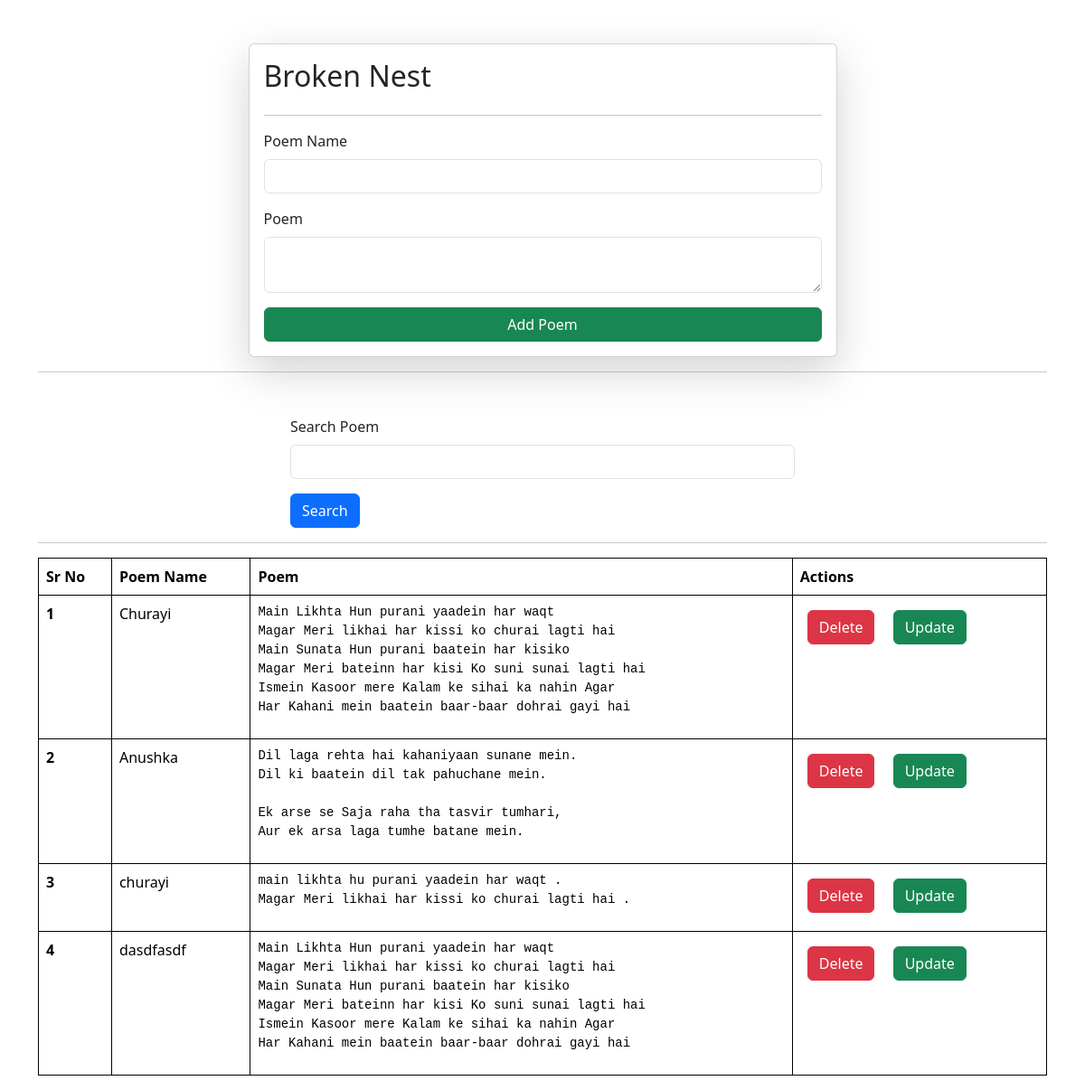
The app's page /, older data.
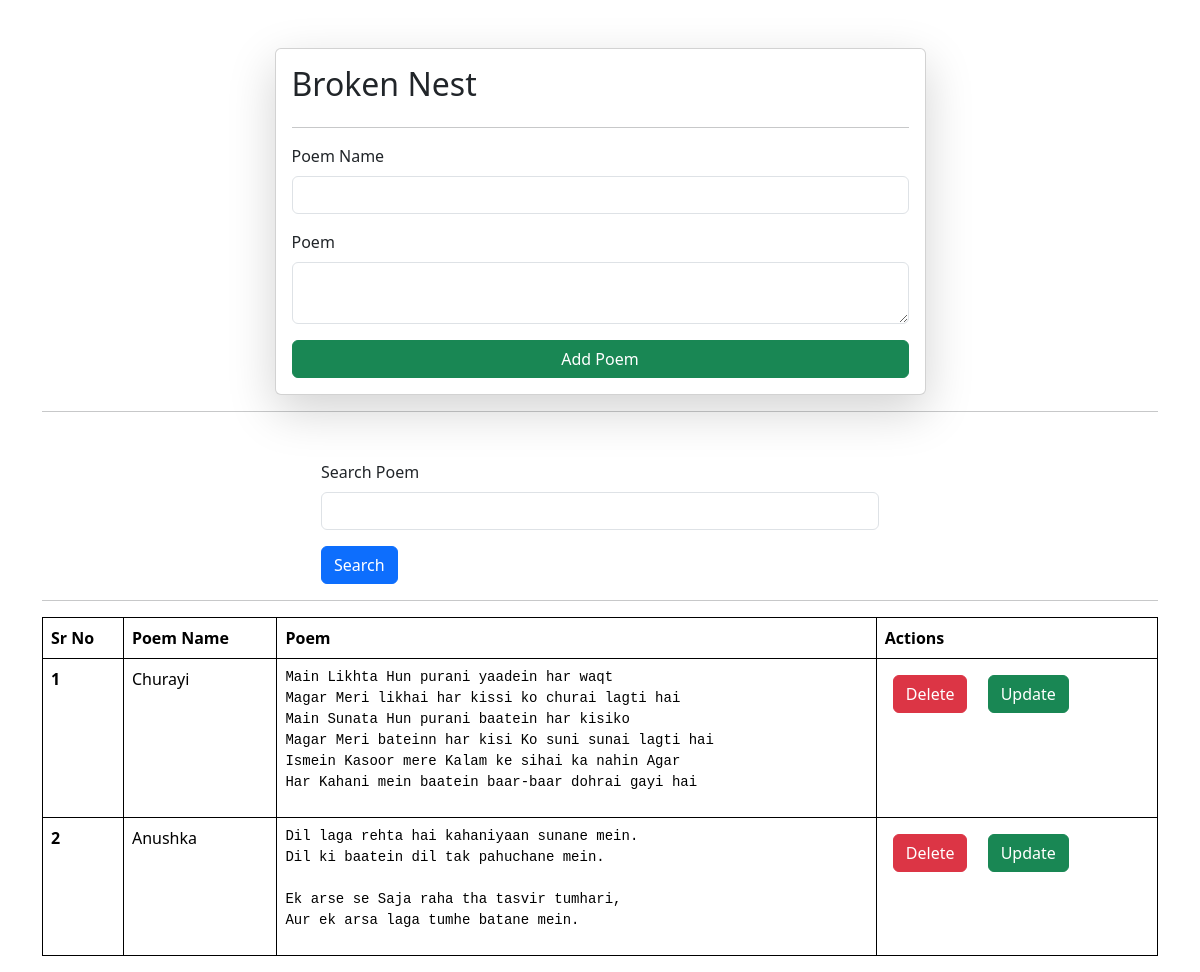
The same page, newer data.
### brokennest/models.py (models this page shows)
class books(models.Model):
    user = models.ForeignKey(User,on_delete = models.SET_NULL, null=True,blank=True)
    note_name = models.CharField(max_length = 200)
    note_description = models.TextField()

### brokennest/views.py (the view, shortened to what this page needs)
# urls.py: path("", notebook, name = "notebook"),
def notebook(request):
    queryset = books.objects.all()
    if request.GET.get("Search"):
         queryset = queryset.filter(note_name__icontains = request.GET.get("Search"))
    context = {"notebook":queryset}
    return render(request, "books.html", context)

### brokennest/templates/books.html (shortened to what this page needs)
{% extends "base.html" %}
{% block start %}
    <div class = "container mt-5">
        <form class="col-7 mx-auto card p-3 shadow-lg" method="post">
            <h2>Broken Nest</h2>
            <hr>
            <div class="mb-3">
              <label class="form-label">Poem Name</label>
              <input name = "note_name" type="text" required class="form-control" >
            </div>
            <div class="mb-3">
              <label class="form-label">Poem</label>
              <textarea name = "note_description" required class="form-control"></textarea>
            </div>
            <button type="submit" class="btn btn-success">Add Poem</button>
          </form>
          <hr>
          <div class="mt-5">
            <div class="mx-auto col-6">
            <form>
              <div class="mb-3">
                <label for="exampleInputEmail1" class="form-label">Search Poem</label>
                <input name="Search" type="text" class="form-control">
              </div>
              <button type="submit" class="btn btn-primary">Search</button>
            </form>
            </div>
          </div>
          <hr>
          <table class="table">
            <thead>
              <tr>
                <th scope="col">Sr No</th>
                <th scope="col">Poem Name</th>
                <th scope="col">Poem</th>
                <th scope="col">Actions</th>
              </tr>
            </thead>
            <tbody>
                {% for note in notebook %}
              <tr>
                <th scope="row">{{ forloop.counter }}</th>
                <td>{{note.note_name}}</td>
                <td>
                  <pre mt-2>{{ note.note_description }}</pre>
                </td>
                <td>
                    <a href="/delete_note/{{note.id}}/" class="btn btn-danger m-2">Delete</a>
                    <a href="/update_note/{{note.id}}/" class="btn btn-success m-2">Update</a>
                </td>
              </tr>
              {% endfor %}
            </tbody>
          </table>
    </div>
{% endblock %}

Row changes from the older to the newer data that the page shows:
removed books: note_name "churayi", note_description "main likhta hu purani yaadein har waqt . Magar Meri likhai har kissi ko churai lagti hai ."
removed books: note_name "dasdfasdf", note_description "Main Likhta Hun purani yaadein har waqt Magar Meri likhai har kissi ko churai lagti hai Main Sunata Hun purani baatein har kisiko Magar Meri bateinn har kisi Ko suni sunai lagti hai Ismein Kasoor mere Kalam ke sihai ka nahin Agar Har Kahani mein baatein baar-baar dohrai gayi hai"
